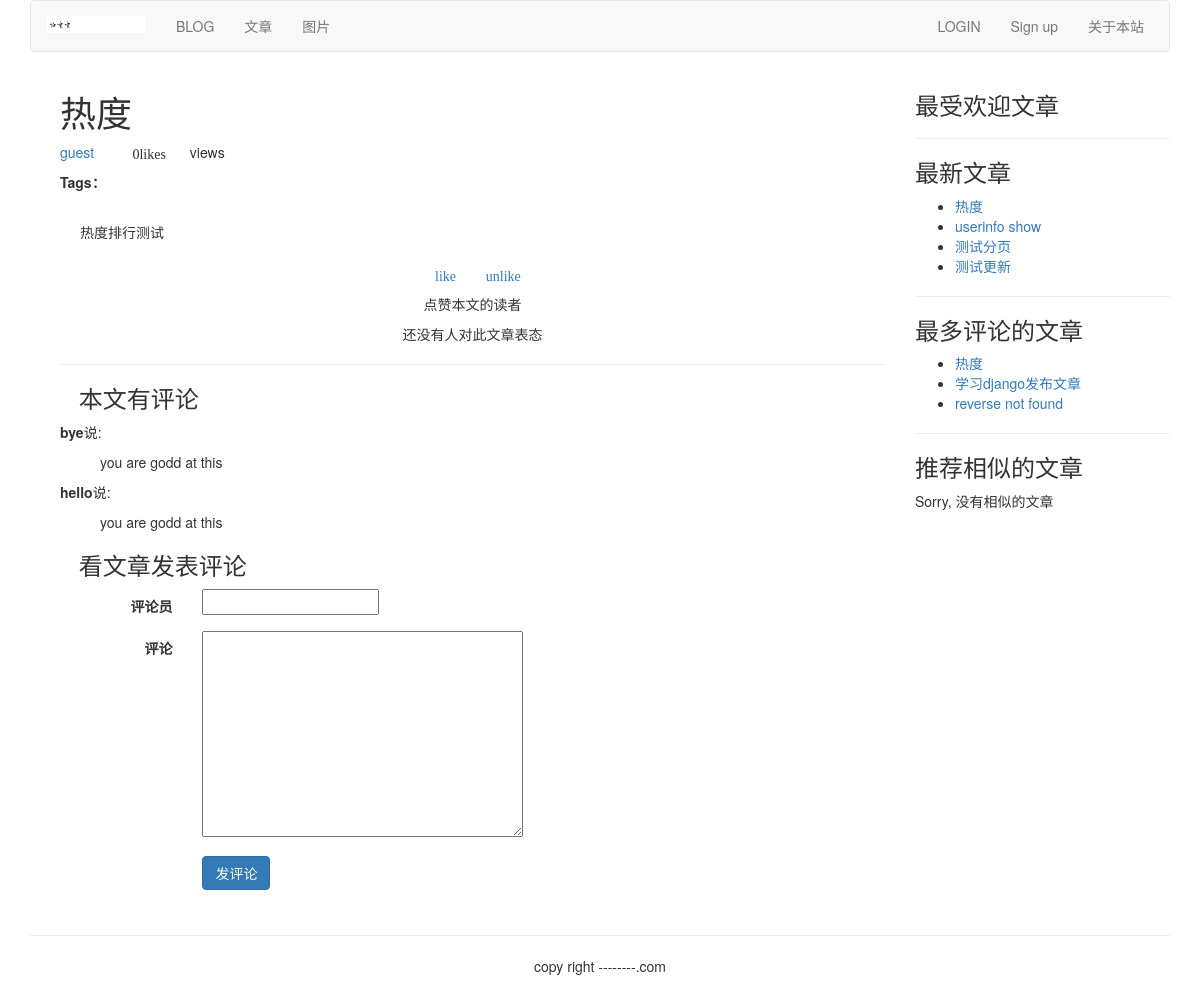
/article/list-article-detail/9/Re-Du/, run on an earlier commit of the app's database.
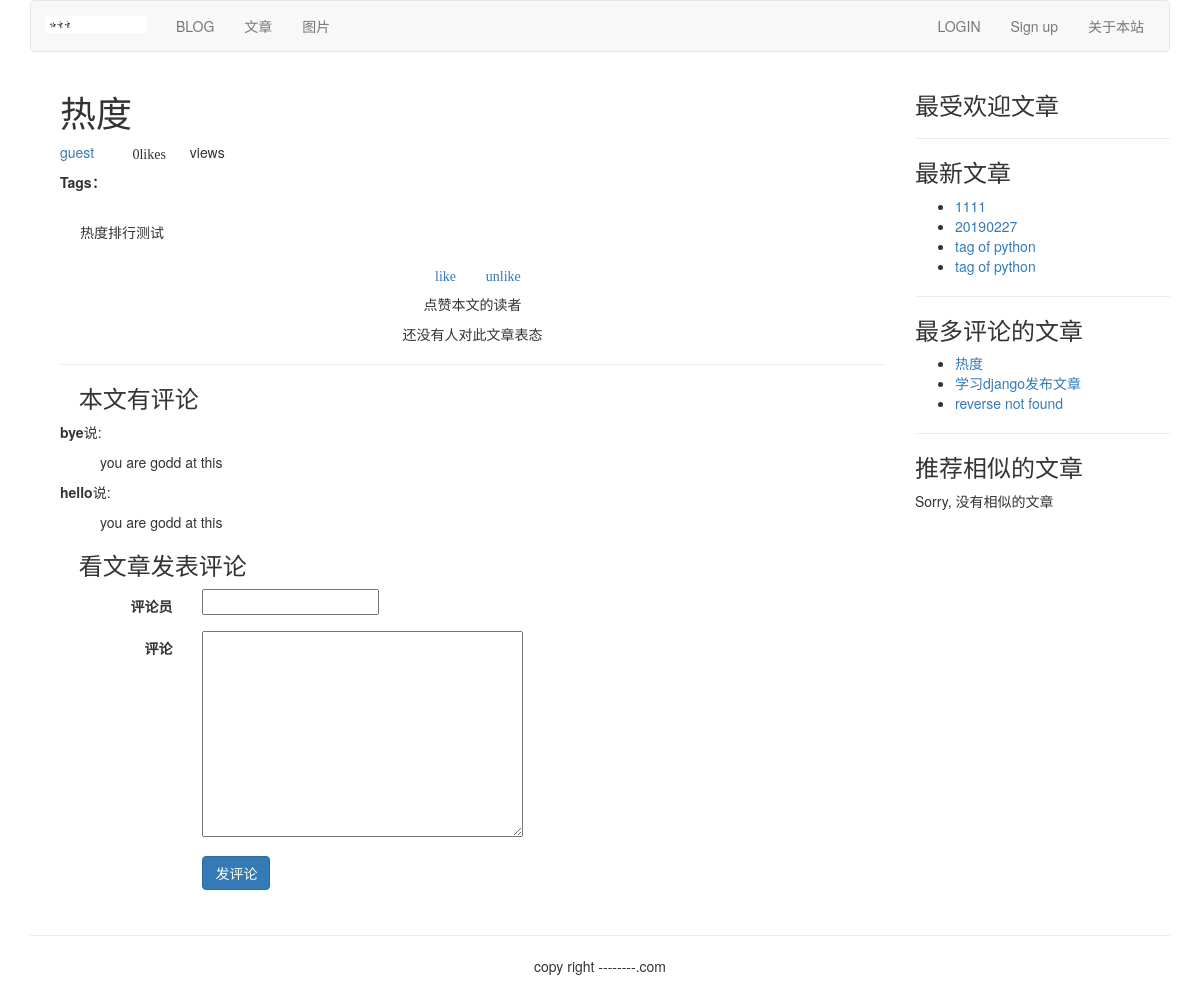
And on a later commit of the database.
### article/models.py (models this page shows, shortened)
class Comment(models.Model):
    article = models.ForeignKey(ArticlePost, related_name="comments", on_delete=models.CASCADE)
    commentator = models.CharField(max_length=90)
    body = models.TextField()
    created = models.DateTimeField(auto_now=True)
    class Meta:
        ordering = ('-created',)

class ArticlePost(models.Model):
    author = models.ForeignKey(User, related_name='article', on_delete=models.CASCADE)
    title = models.CharField(max_length=200)
    slug = models.SlugField(max_length=500)
    column = models.ForeignKey(ArticleColumn, related_name='article_column', on_delete=models.CASCADE)
    body = models.TextField()
    created = models.DateTimeField(default=timezone.now)
    updated = models.DateTimeField(auto_now=True)
    users_like = models.ManyToManyField(User, related_name="articles_like", blank=True)
    article_tag = models.ManyToManyField(ArticleTag, related_name="article_tag", blank=True)
    class Meta:
        ordering = ('-updated',)
        index_together = (('id', 'slug'),)
    def get_url_path(self):
        return reverse("article:list_article_detail", args=[self.id, self.slug])

### article/list_views.py (the view)
# urls.py: url(r'^article-detail/(?P<id>\d+)/(?P<slug>[-\w]+)/$', views.article_detail,
def article_detail(request, id, slug):
    article = get_object_or_404(ArticlePost, id=id, slug=slug)
    total_views = r.incr("article:{}:views".format(article.id))
    r.zincrby('article_ranking', 1, article.id)
    article_ranking = r.zrange('article_ranking', 0, -1, desc=True)[:10]
    article_ranking_ids = [int(id) for id in article_ranking]
    most_viewed = list(ArticlePost.objects.filter(id__in=article_ranking_ids))
    most_viewed.sort(key=lambda x: article_ranking_ids.index(x.id))
    if request.method == "POST":
        comment_form = CommentForm(data=request.POST)
        if comment_form.is_valid():
            new_comment = comment_form.save(commit=False)
            new_comment.article = article
            new_comment.save()
    else:
        comment_form = CommentForm()
    article_tags_ids = article.article_tag.values_list("id", flat=True)
    similar_articles = ArticlePost.objects.filter(article_tag__in=article_tags_ids).exclude(id=article.id)
    similar_articles = similar_articles.annotate(same_tags=Count("article_tag")).order_by('-same_tags',
                                                                                          '-created')[:4]
    return render(request, "article/list/article_detail.html", {"article": article,
                                                                "total_views": total_views,
                                                                "most_viewed": most_viewed,
                                                                "comment_form": comment_form,
                                                                "similar_articles": similar_articles})

### article/forms.py
class CommentForm(forms.ModelForm):
    class Meta:
        model = Comment
        fields = ("commentator", "body")

### article/templatetags/article_tags.py (called while the page is built)
@register.inclusion_tag('article/list/latest_articles.html')
def latest_articles(n=5):
    latest_article = ArticlePost.objects.order_by("-created")[:n]
    return {"latest_article": latest_article}

@register.simple_tag
def most_comment_articles(n=3):
    return ArticlePost.objects.annotate(
        total_comments=Count('comments')).order_by("-total_comments")[:n]

### templates/article/list/article_detail.html (shortened to what this page needs)
{% extends 'base.html' %}
{% load article_tags %}
{% load  staticfiles %}
{% block content %}
 {% with total_likes=article.users_like.count  users_like=article.users_like.all %}
<div class="container">
<div class="col-md-9">
    <header>
        <h1>{{ article.title }}</h1>
        <p><a href="{% url "article:author_articles" article.author.username %}">{{ article.author.username }}</a>
        <span style="margin-left: 20px" class="glyphicon glyphicon-thumbs-up">
            {{ total_likes }}like{{ total_likes|pluralize }}
        </span>
        <span style="margin-left: 20px">{{ total_views }}view{{ total_views|pluralize }}</span>
        </p>
        <p><span style="margin-right: 10px"><strong>Tags：</strong></span>
        {{ article.article_tag.all|join:"," }}</p>
    </header>
    <link rel="stylesheet" href="{% static 'editor/css/editormd.preview.css' %}"/>
    <div id="editormd-view">
    </div>
    <div>
        <p class="text-center">
            <a onclick="like_article({{ article.id }}, 'like')" href="#"><span
                class="glyphicon glyphicon-thumbs-up">like</span></a>
            <a onclick="like_article({{ article.id }}, 'unlike')" href="#"><span
               style="margin-left: 15px;" class="glyphicon glyphicon-thumbs-down">unlike</span></a>
        </p>
    </div>
    <div>
        <p class="text-center"><stong>点赞本文的读者</stong></p>
        {% for user in article.users_like.all %}
        <p class="text-center">{{ user.username }}</p>
         {% empty %}
         <p class="text-center">还没有人对此文章表态</p>
        {% endfor %}
    </div>
    <hr>
    <div>
        <h3><span class="glyphicon glyphicon-bullhorn"></span>本文有{{ comments.count }}评论</h3>
        {% for comment in article.comments.all %}
            <div>
                <p><strong>{{ comment.commentator }}</strong>说:</p>
                <p style="margin-left: 40px;">{{ comment.body }}</p>
            </div>
        {% empty %}
            <p>没有评论</p>
        {% endfor %}
        <h3><span class="glyphicon glyphicon-send"></span>看文章发表评论</h3>
        <form action="." method="post" class="form-horizontal" role="form">{% csrf_token %}
            <div class="form-group">
                <label for="inputEmail3" class="col-sm-2 control-label">评论员</label>
                <div class="col-sm-10">
                    {{ comment_form.commentator }}
                </div>
            </div>
            <div class="form-group">
                <label for="inputEmail3" class="col-sm-2 control-label">评论</label>
                <div class="col-sm-10">
                    {{ comment_form.body }}
                </div>
            </div>
            <div class="form-group">
                <div class="col-sm-offset-2 col-sm-10">
                    <p><input type="submit" name="" value="发评论" class="btn btn-primary"></p>
                </div>
            </div>
        </form>
    </div>
</div>
<div class="col-md-3">
    <p class="text-center"><h3>最受欢迎文章</h3></p>
    <hr>
    <p class="text-center"><h3>最新文章</h3></p>
    {% latest_articles 4 %}
    <hr>
    <p class="text-center"><h3>最多评论的文章</h3></p>
    {% most_comment_articles as most_comments %}
    <ul>
        {% for comment_article in most_comments %}
            <li>
            <a href="{{ comment_article.get_url_path }}">{{ comment_article.title }}</a>
            </li>
        {% endfor %}
    </ul>
    <hr>
    <p class="text-center"><h3>推荐相似的文章</h3></p>
    {% for similar in similar_articles %}
        <p><a href="{{ similar.get_url_path }}">{{ similar.title }}</a></p>
    {% empty %}
        <p>Sorry, 没有相似的文章</p>
    {% endfor %}
</div>
</div>
{% endwith %}
{% endblock %}

### templates/article/list/latest_articles.html
<ul>
    {% for article in latest_article %}
        <li>
        <a href="{{ article.get_url_path }}">{{ article.title }}</a>
        </li>
    {% endfor %}
</ul>

What changed in the data, as far as the page shows it:
no longer on one of the page's lists (row unchanged): ArticlePost: title "热度"
no longer on this page (row unchanged): ArticlePost: title "userinfo show", shown under "最新文章"
no longer on this page (row unchanged): ArticlePost: title "测试分页", shown under "最新文章"
no longer on this page (row unchanged): ArticlePost: title "测试更新", shown under "最新文章"
added ArticlePost: title "1111", shown under "最新文章"
added ArticlePost: title "20190227", shown under "最新文章"
added ArticlePost: title "tag of python", shown under "最新文章"
added ArticlePost: title "tag of python", shown under "最新文章"
